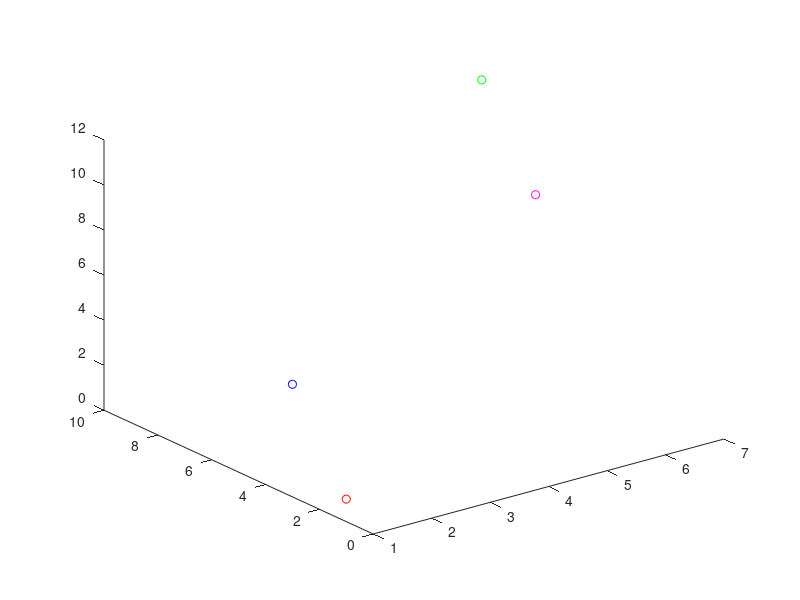

Source code (MATLAB):
rA=[1 1 1]
rB=[1 3 5]
rC=[7 9 11]

plot3(rA(1),rA(2),rA(3),'ro')
hold on
plot3(rB(1),rB(2),rB(3),'bo')
plot3(rC(1),rC(2),rC(3),'go')

BA=rB-rA
BC=rB-rC
BD=BA+BC
rD=rB-BD

plot3(rD(1),rD(2),rD(3),'mo')
hold off